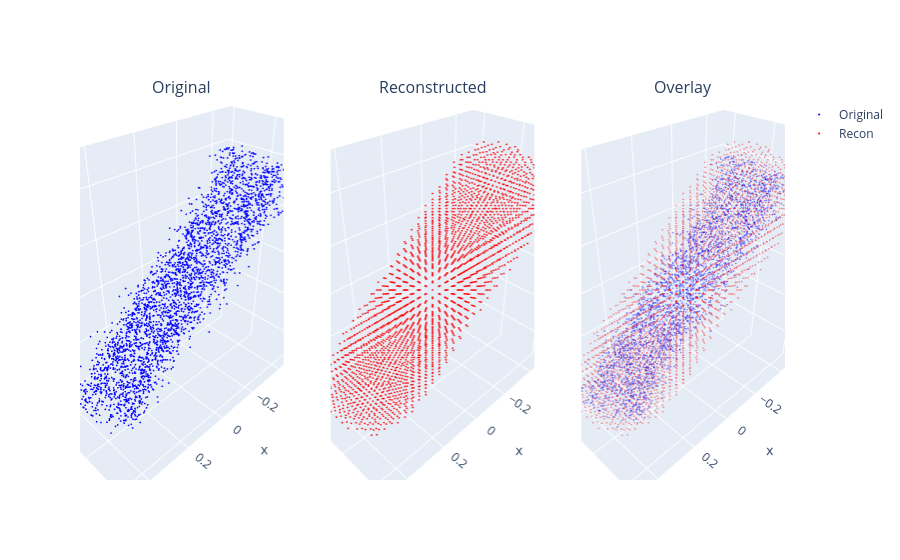

Here is the notebook cell this chart was saved with:
### Code cell
# Compare Original vs Reconstructed
model.eval()
with torch.no_grad():
    original_points = peptide_data[0]["points"].numpy()

    resolution = 64
    grid_range = 1.2
    x = np.linspace(-grid_range, grid_range, resolution)
    y = np.linspace(-grid_range, grid_range, resolution)
    z = np.linspace(-grid_range, grid_range, resolution)
    X, Y, Z = np.meshgrid(x, y, z, indexing='ij')

    grid_coords = np.stack([X.flatten(), Y.flatten(), Z.flatten()], axis=-1)
    grid_tensor = torch.tensor(grid_coords, dtype=torch.float32, device=device).unsqueeze(0)
    shape_idx_tensor = torch.tensor([0], device=device)

    batch_size = 10000
    udf_values = []
    for i in range(0, len(grid_coords), batch_size):
        batch_coords = grid_tensor[:, i:i+batch_size]
        batch_udf = model(batch_coords, shape_idx_tensor)
        udf_values.append(batch_udf.cpu().numpy())

    udf_grid = np.concatenate(udf_values, axis=1).reshape(resolution, resolution, resolution)

    surface_mask = udf_grid < 0.05
    surface_indices = np.where(surface_mask)
    reconstructed_points = np.column_stack([
        x[surface_indices[0]],
        y[surface_indices[1]],
        z[surface_indices[2]]
    ])

    fig = make_subplots(rows=1, cols=3, specs=[[{'type': 'scatter3d'}]*3], subplot_titles=['Original', 'Reconstructed', 'Overlay'])
    fig.add_trace(go.Scatter3d(x=original_points[:,0], y=original_points[:,1], z=original_points[:,2],
                              mode='markers', marker=dict(size=1, color='blue'), name='Original'), row=1, col=1)
    if len(reconstructed_points) > 0:
        fig.add_trace(go.Scatter3d(x=reconstructed_points[:,0], y=reconstructed_points[:,1], z=reconstructed_points[:,2],
                                  mode='markers', marker=dict(size=1, color='red'), name='Recon'), row=1, col=2)
        fig.add_trace(go.Scatter3d(x=original_points[:,0], y=original_points[:,1], z=original_points[:,2],
                                  mode='markers', marker=dict(size=1, color='blue', opacity=0.4), showlegend=False), row=1, col=3)
        fig.add_trace(go.Scatter3d(x=reconstructed_points[:,0], y=reconstructed_points[:,1], z=reconstructed_points[:,2],
                                  mode='markers', marker=dict(size=1, color='red', opacity=0.4), showlegend=False), row=1, col=3)
    fig.show()

    print(f"Original points: {len(original_points):,}")
    print(f"Reconstructed surface points: {len(reconstructed_points):,}")
    print(f"UDF value range: [{udf_grid.min():.3f}, {udf_grid.max():.3f}]")
    print(f"Surface points (udf < 0.05): {np.sum(udf_grid < 0.05):,} / {udf_grid.size:,}")

    if len(reconstructed_points) > 0:
        orig_center = np.mean(original_points, axis=0)
        recon_center = np.mean(reconstructed_points, axis=0)
        orig_scale = np.std(original_points)
        recon_scale = np.std(reconstructed_points)

        center_diff = np.linalg.norm(orig_center - recon_center)
        scale_diff = abs(orig_scale - recon_scale)

        print(f"Center difference: {center_diff:.4f}")
        print(f"Scale difference: {scale_diff:.4f}")

        if center_diff < 0.1 and scale_diff < 0.1:
            print("✅ Good reconstruction quality!")
        else:
            print("⚠️ Reconstruction may need improvement")
    else:
        print("❌ No surface points found - model may not have learned the shape")

### Figure 1 — Plotly figure (JSON) as saved in the notebook; plotly's stock layout.template omitted (floating-point values rounded to 4 significant figures; data arrays with more than 128 entries replaced by an {"elided": "..."} marker saying what was removed)
{"data": [{"marker": {"color": "blue", "size": 1}, "mode": "markers", "name": "Original", "scene": "scene", "type": "scatter3d", "x": {"elided": "3000 float values"}, "y": {"elided": "3000 float values"}, "z": {"elided": "3000 float values"}}, {"marker": {"color": "red", "size": 1}, "mode": "markers", "name": "Recon", "scene": "scene2", "type": "scatter3d", "x": {"elided": "2717 float values"}, "y": {"elided": "2717 float values"}, "z": {"elided": "2717 float values"}}, {"marker": {"color": "blue", "opacity": 0.4, "size": 1}, "mode": "markers", "scene": "scene3", "showlegend": false, "type": "scatter3d", "x": {"elided": "3000 float values"}, "y": {"elided": "3000 float values"}, "z": {"elided": "3000 float values"}}, {"marker": {"color": "red", "opacity": 0.4, "size": 1}, "mode": "markers", "scene": "scene3", "showlegend": false, "type": "scatter3d", "x": {"elided": "2717 float values"}, "y": {"elided": "2717 float values"}, "z": {"elided": "2717 float values"}}], "layout": {"annotations": [{"font": {"size": 16}, "showarrow": false, "text": "Original", "x": 0.1444, "xanchor": "center", "xref": "paper", "y": 1, "yanchor": "bottom", "yref": "paper"}, {"font": {"size": 16}, "showarrow": false, "text": "Reconstructed", "x": 0.5, "xanchor": "center", "xref": "paper", "y": 1, "yanchor": "bottom", "yref": "paper"}, {"font": {"size": 16}, "showarrow": false, "text": "Overlay", "x": 0.8556, "xanchor": "center", "xref": "paper", "y": 1, "yanchor": "bottom", "yref": "paper"}], "scene": {"domain": {"x": [0, 0.2889], "y": [0, 1]}}, "scene2": {"domain": {"x": [0.3556, 0.6444], "y": [0, 1]}}, "scene3": {"domain": {"x": [0.7111, 1], "y": [0, 1]}}}}
